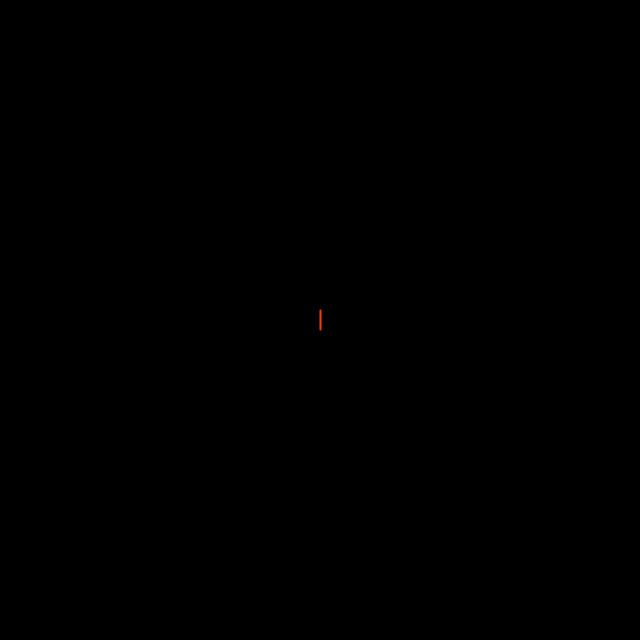
Frame 1 (no input)
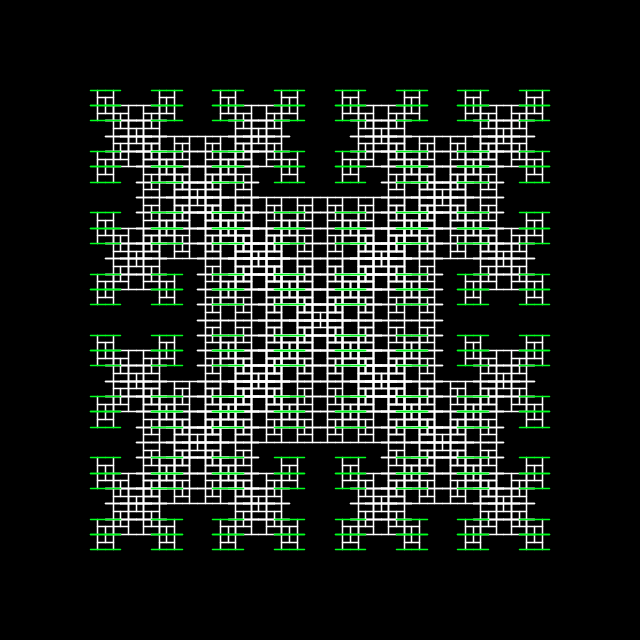
Frame 60 (the mouse pressed at the canvas centre just before this capture)
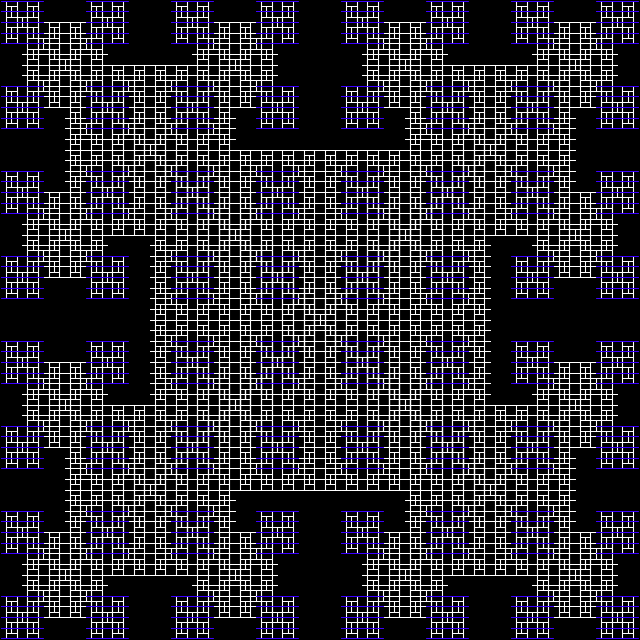
Frame 120 (the mouse held since frame 60 and released just before this capture)

The Processing sketch that drew these frames (run headless with seeded random() and noise(); from frame 60 on, the mouse is pressed at the canvas centre):

// Processing sketch: ToothpickPattern
// ── ToothpickPattern.pde
ArrayList<Toothpick> toothpicks;
float size = 10;

void setup() {
  size(640, 640);
  colorMode(HSB);

  toothpicks = new ArrayList<Toothpick>();
  toothpicks.add(new Toothpick(0, 0, size, random(1) < 0.5 ? "horizontal" : "vertical", 1));
}

void draw() {
  frameRate(15);

  translate(width/2, height/2);
  scale(2-(frameCount/(width/size*2)), 2-(frameCount/(height/size*2)));

  background(0);
  for (int i = 0; i < toothpicks.size(); i++)
    toothpicks.get(i).display();

  recreate();
}

void mouseClicked() {
  noLoop();
}

void recreate() {
  float size = toothpicks.size();
  for (int i = 0; i < size; i++)
    if (toothpicks.get(i).newToothpick)
      toothpicks.get(i).recreate();

  for (int i = 0; i < size; i++)
    toothpicks.get(i).newToothpick = false;
}

// ── Toothpick.pde
class Toothpick {
  PVector pos;
  float size;

  String orientation;
  boolean newToothpick = true;

  int generation;

  Toothpick(float x, float y, float s, String o, int g) {
    pos = new PVector(x, y);
    size = s;
    orientation = o;
    generation = g;
  }

  void display() {
    if (newToothpick)
      stroke(generation*10%255, 255, 255);
    else {
      stroke(255);
    }

    if (orientation == "horizontal")
      line(pos.x-size/2.0, pos.y, pos.x+size/2.0, pos.y);
    else if (orientation == "vertical")
      line(pos.x, pos.y-size/2.0, pos.x, pos.y+size/2.0);
  }

  void recreate() {
    Toothpick toothpick1 = this;
    Toothpick toothpick2 = this;

    if (orientation == "horizontal") {
      toothpick1 = new Toothpick(pos.x-size/2.0, pos.y, size, "vertical", generation+1);
      toothpick2 = new Toothpick(pos.x+size/2.0, pos.y, size, "vertical", generation+1);
    } else if (orientation == "vertical") {
      toothpick1 = new Toothpick(pos.x, pos.y-size/2.0, size, "horizontal", generation+1);
      toothpick2 = new Toothpick(pos.x, pos.y+size/2.0, size, "horizontal", generation+1);
    }

    boolean add1 = true;   
    for (int i = 0; i < toothpicks.size(); i++) {
      if (toothpicks.get(i) != this && toothpicks.get(i).newToothpick && toothpick1.colliding(toothpicks.get(i))) {
        add1 = false;
        break;
      }
    }

    if (add1)
      toothpicks.add(toothpick1);

    boolean add2 = true;
    for (int i = 0; i < toothpicks.size(); i++) {
      if (toothpicks.get(i) != this && toothpicks.get(i).newToothpick && toothpick2.colliding(toothpicks.get(i))) {
        add2 = false;
        break;
      }
    }

    if (add2)
      toothpicks.add(toothpick2);
  }

  boolean colliding(Toothpick t) {
    if (orientation == "horizontal" && t.orientation == "v")
      return pos.y <= t.pos.y+t.size/2.0 && pos.y >= t.pos.y-t.size/2.0 && t.pos.x >= pos.x-size/2.0 && t.pos.x <= pos.x+size/2.0;
    else if (orientation == "vertical" && t.orientation == "horizontal")
      return t.pos.y <= pos.y+size/2.0 && t.pos.y >= pos.y-size/2.0 && pos.x >= t.pos.x-t.size/2.0 && pos.x <= t.pos.x+t.size/2.0;


    return false;
  }
}
